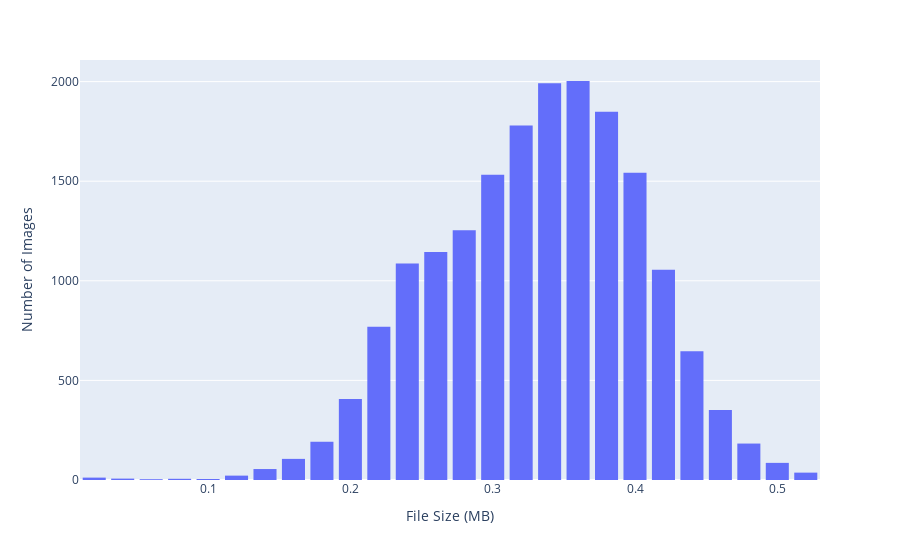

This figure's notebook cell:
### Code cell
import plotly.express as px
import os


# List to store file sizes
sizes = []

# Iterate over each file in the root directory and its subdirectories
for dirpath, dirnames, filenames in os.walk(path_to_images_train):
    for filename in filenames:
        # Get the full path of the file
        file_path = os.path.join(dirpath, filename)
        # Get the file size in bytes
        file_size = os.path.getsize(file_path)
        # Convert file size to MB and add to the list
        sizes.append(file_size / 1_000_000)
print (sizes)
#create a plot with plotly
fig = px.histogram(x=sizes, nbins=40, labels={'x': 'File Size (MB)', 'y': 'Number of Images'})
# Customize the plot
fig.update_layout(
    xaxis_title="File Size (MB)",
    yaxis_title="Number of Images",
    showlegend=False,
    bargap=0.1,
    bargroupgap=0.1
)
fig.show()
mean_size = np.mean(sizes)
std_size = np.std(sizes)
print(f"Mean file size: {mean_size:.2f} MB")
print(f"Standard deviation of file size: {std_size:.2f} MB")

### Figure 1 — Plotly figure (JSON) as saved in the notebook; plotly's stock layout.template omitted (floating-point values rounded to 4 significant figures; data arrays with more than 128 entries replaced by an {"elided": "..."} marker saying what was removed)
{"data": [{"alignmentgroup": "True", "bingroup": "x", "hovertemplate": "File Size (MB)=%{x}<br>count=%{y}<extra></extra>", "legendgroup": "", "marker": {"color": "#636efa", "pattern": {"shape": ""}}, "name": "", "nbinsx": 40, "offsetgroup": "", "orientation": "v", "showlegend": false, "type": "histogram", "x": {"elided": "18127 float values"}, "xaxis": "x", "yaxis": "y"}], "layout": {"bargap": 0.1, "bargroupgap": 0.1, "barmode": "relative", "legend": {"tracegroupgap": 0}, "margin": {"t": 60}, "showlegend": false, "xaxis": {"anchor": "y", "domain": [0, 1], "title": {"text": "File Size (MB)"}}, "yaxis": {"anchor": "x", "domain": [0, 1], "title": {"text": "Number of Images"}}}}
